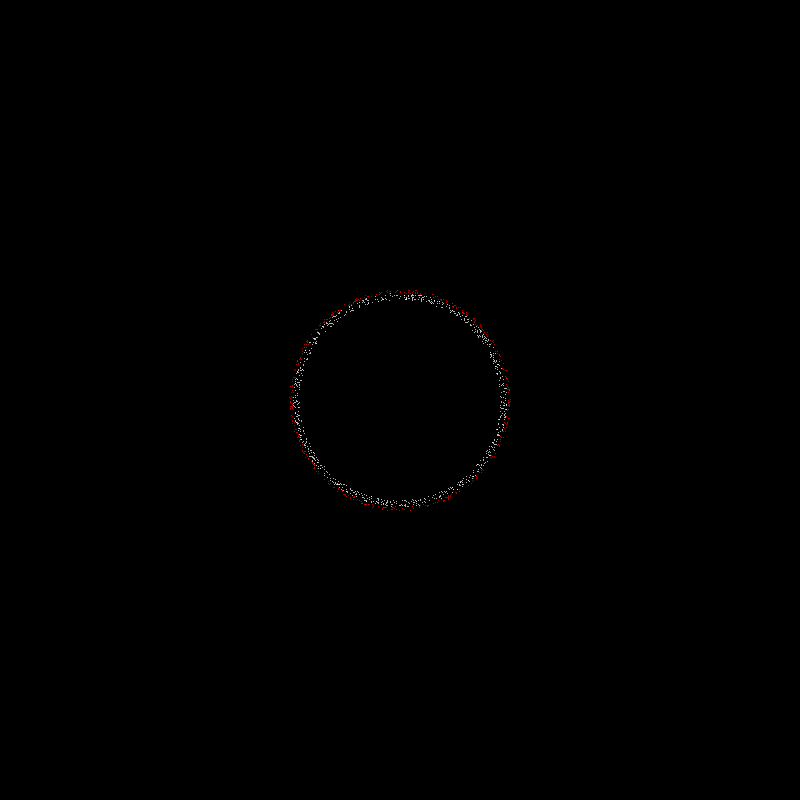
Frame 1 (no input)
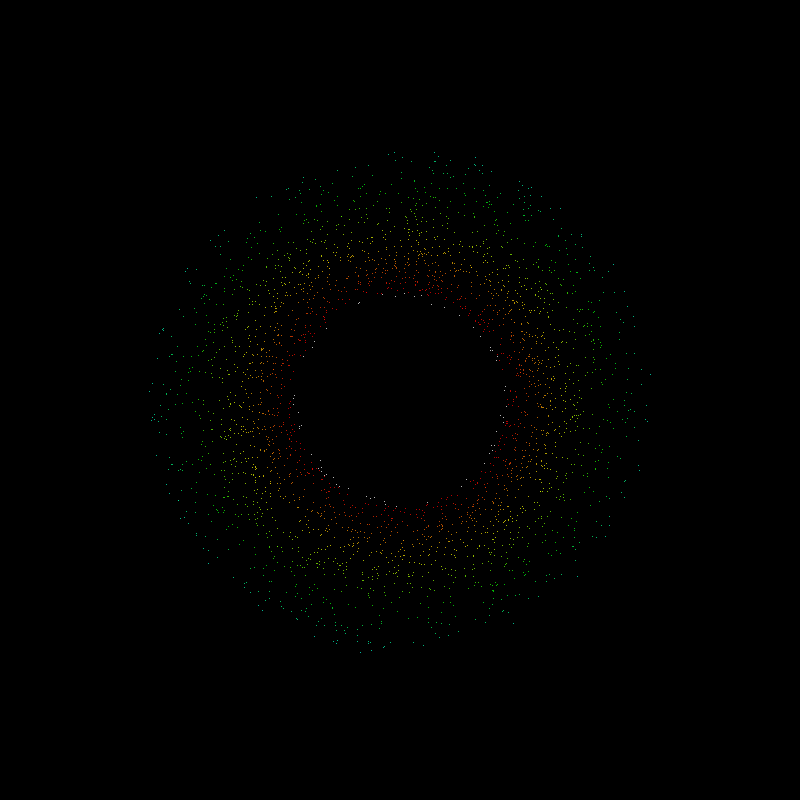
Frame 60 (the mouse pressed at the canvas centre just before this capture)
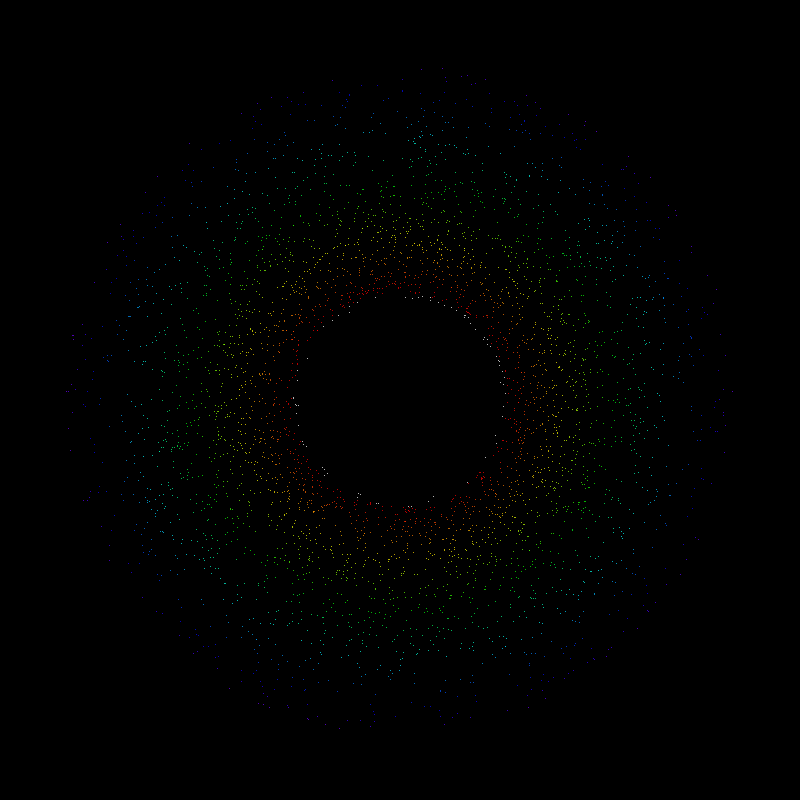
Frame 120 (the mouse held since frame 60 and released just before this capture)

The Processing sketch that drew these frames (run headless with seeded random() and noise(); from frame 60 on, the mouse is pressed at the canvas centre):

// Processing sketch: black_hole_rainbow
// ── black_hole_rainbow.pde
import java.util.Iterator;
import java.util.LinkedList;

final boolean do_ye_olde_blending_trick = false;

final float black_hole_radius = 100.0;
final float black_hole_halo_width = 10.0;

final float rainbowdius = 225.0;

final int color_param = 75;

class Particle
{
  PVector pos;
  PVector dir;
  
  float speed;
  
  Particle()
  {
    this.pos = new PVector(0,0);
    this.dir = new PVector(0,0);
    
    this.speed = 0.0;
  }
  
  Particle(PVector new_pos, PVector new_dir, float new_speed)
  {
    this.pos = new PVector(new_pos.x, new_pos.y);
    this.dir = new PVector(new_dir.x, new_dir.y);
    
    this.speed = new_speed;
  }
  
  void update(float dt)
  {
    PVector displacement = new PVector(dir.x, dir.y);
    
    displacement.mult(dt*speed);
    
    this.pos.add(displacement);
  }
}

final float min_speed = rainbowdius/10.0;
final float max_speed = rainbowdius/2.0;

Particle new_random_particle()
{
  float r = random(black_hole_radius, black_hole_radius+black_hole_halo_width);
  float theta = random(0, TWO_PI);

  PVector pos = new PVector(r*cos(theta), r*sin(theta));
  
  PVector dir = new PVector(pos.x, pos.y);
  dir.normalize();

  //println("direction of new particle: (" + dir.x + "," + dir.y + ")");

  float s = random(min_speed, max_speed);

  return new Particle(pos, dir, s);
}

color color_field(float magnitude)
{
  int h = (int)(color_param*((magnitude - (black_hole_radius+black_hole_halo_width))/rainbowdius));
  
  if (h < 0)
  {
    return color(0,0,100);
  }
  else
  {
    return color(h, 100, 100);
  }
}

LinkedList<Particle> particle_list;

int max_particle_count = 16384;

void initialize_particle_list()
{
  //int initial_particle_count = (int)(PI*(black_hole_radius*black_hole_radius*(black_hole_halo_width*black_hole_halo_width - 1))/3.0);
  int initial_particle_count = (int)(2.0*TWO_PI*black_hole_radius);
  
  println("Initial_particle_count: " + initial_particle_count);
  
  for (int i = 0; i < initial_particle_count; i++)
  {
    particle_list.add(new_random_particle());
  }
}

void setup()
{
  size(800,800);
  
  colorMode(HSB, 100);
  
  lastMillis = (float)millis();
  
  particle_list = new LinkedList<Particle>();
  initialize_particle_list();
  background(0);
}

final int new_particles_per_second = (int)(2.0*TWO_PI*black_hole_radius);

void add_new_particles(float dt)
{
  int cur_count = particle_list.size();
  
  if (cur_count < max_particle_count) {
    int new_particle_count = min((int)(new_particles_per_second*dt),(max_particle_count - cur_count));
    
    for (int i = 0; i < new_particle_count; i++)
    {
      particle_list.add(new_random_particle());
    }
    
  }
}

void update(float dt)
{
  if (particle_list.size() > 0)
  {
    Iterator<Particle> it = particle_list.iterator();

    while(it.hasNext())
    {
      Particle p = it.next();

      p.update(dt);

      if ((black_hole_radius + black_hole_halo_width + rainbowdius) < p.pos.mag())
      {
        it.remove();
      }
    }
    
    add_new_particles(dt);
  }
}

float lastMillis = 0.0;

void draw()
{
  
  pushMatrix();
  
  translate(width/2, height/2);
  
  float newMillis = (float)millis();
  
  float dt = (newMillis - lastMillis)/1000.0;
  
  lastMillis = newMillis;
  
  update(dt);
  
  if (do_ye_olde_blending_trick)
  {
    pushStyle();
    colorMode(ARGB);
    fill(0,0,0,254);
    rectMode(CENTER);
    fill(0,0,width,height);
    popStyle();
  } else {
    background(0);
  }
  
  pushStyle();
    for (Particle p : particle_list)
    {
      stroke(color_field(p.pos.mag()));
      point(p.pos.x, p.pos.y); 
    }
  popStyle();
  popMatrix();
}
